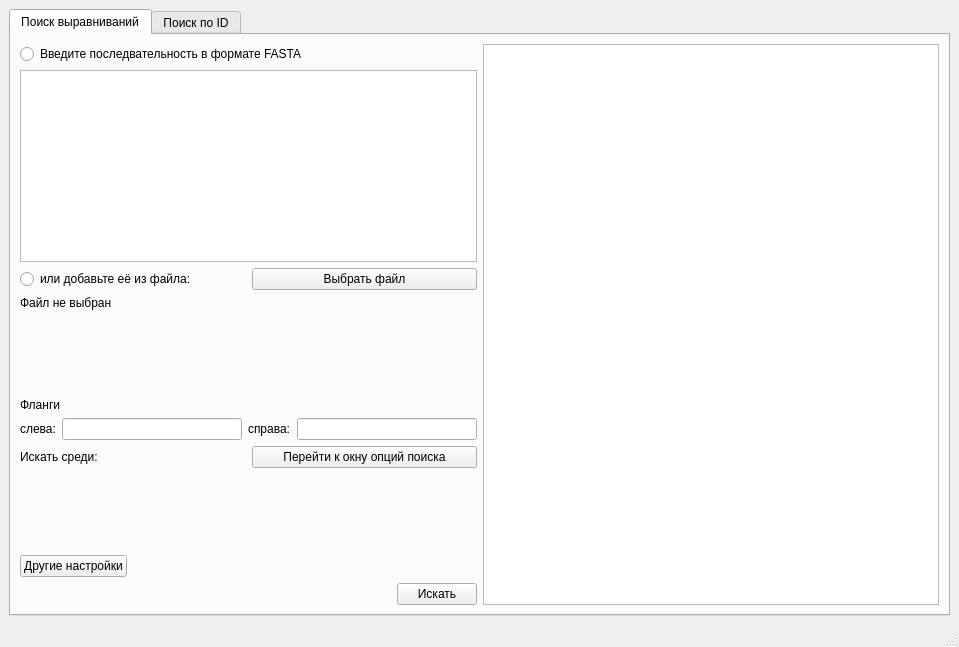
<?xml version="1.0" encoding="UTF-8"?>
<ui version="4.0">
 <class>MainWindow</class>
 <widget class="QMainWindow" name="MainWindow">
  <property name="geometry">
   <rect>
    <x>0</x>
    <y>0</y>
    <width>959</width>
    <height>647</height>
   </rect>
  </property>
  <property name="windowTitle">
   <string>BlastApp</string>
  </property>
  <widget class="QWidget" name="centralwidget">
   <layout class="QGridLayout" name="gridLayout">
    <item row="0" column="0">
     <widget class="QTabWidget" name="tabWidget">
      <property name="currentIndex">
       <number>0</number>
      </property>
      <widget class="QWidget" name="tab">
       <attribute name="title">
        <string>Поиск выравниваний</string>
       </attribute>
       <layout class="QHBoxLayout" name="horizontalLayout_7">
        <item>
         <layout class="QHBoxLayout" name="horizontalLayout_6">
          <item>
           <layout class="QVBoxLayout" name="verticalLayout">
            <item>
             <layout class="QVBoxLayout" name="verticalLayout_5">
              <item>
               <widget class="QRadioButton" name="inputRadioButton">
                <property name="text">
                 <string>Введите последвательность в формате FASTA</string>
                </property>
               </widget>
              </item>
              <item>
               <widget class="QTextEdit" name="inputField"/>
              </item>
              <item>
               <layout class="QVBoxLayout" name="verticalLayout_2">
                <item>
                 <layout class="QHBoxLayout" name="horizontalLayout">
                  <item>
                   <widget class="QRadioButton" name="fileRadioButton">
                    <property name="text">
                     <string>или добавьте её из файла:</string>
                    </property>
                   </widget>
                  </item>
                  <item>
                   <widget class="QPushButton" name="fileSelectionButton">
                    <property name="text">
                     <string>Выбрать файл</string>
                    </property>
                   </widget>
                  </item>
                 </layout>
                </item>
                <item>
                 <widget class="QLabel" name="fileNameLabel">
                  <property name="text">
                   <string>Файл не выбран</string>
                  </property>
                 </widget>
                </item>
               </layout>
              </item>
             </layout>
            </item>
            <item>
             <spacer name="verticalSpacer">
              <property name="orientation">
               <enum>Qt::Vertical</enum>
              </property>
              <property name="sizeHint" stdset="0">
               <size>
                <width>18</width>
                <height>28</height>
               </size>
              </property>
             </spacer>
            </item>
            <item>
             <layout class="QVBoxLayout" name="verticalLayout_4">
              <item>
               <widget class="QLabel" name="label">
                <property name="text">
                 <string>Фланги</string>
                </property>
               </widget>
              </item>
              <item>
               <layout class="QHBoxLayout" name="horizontalLayout_3">
                <item>
                 <widget class="QLabel" name="label_2">
                  <property name="text">
                   <string>слева:</string>
                  </property>
                 </widget>
                </item>
                <item>
                 <widget class="QLineEdit" name="leftIndentEdit"/>
                </item>
                <item>
                 <widget class="QLabel" name="label_3">
                  <property name="text">
                   <string>справа:</string>
                  </property>
                 </widget>
                </item>
                <item>
                 <widget class="QLineEdit" name="rightIndentEdit"/>
                </item>
               </layout>
              </item>
             </layout>
            </item>
            <item>
             <layout class="QHBoxLayout" name="horizontalLayout_2">
              <item>
               <widget class="QLabel" name="label_4">
                <property name="text">
                 <string>Искать среди:</string>
                </property>
               </widget>
              </item>
              <item>
               <widget class="QPushButton" name="filterButton">
                <property name="text">
                 <string>Перейти к окну опций поиска</string>
                </property>
               </widget>
              </item>
             </layout>
            </item>
            <item>
             <spacer name="verticalSpacer_2">
              <property name="orientation">
               <enum>Qt::Vertical</enum>
              </property>
              <property name="sizeHint" stdset="0">
               <size>
                <width>18</width>
                <height>28</height>
               </size>
              </property>
             </spacer>
            </item>
            <item>
             <layout class="QHBoxLayout" name="horizontalLayout_4">
              <item>
               <widget class="QPushButton" name="pushButton">
                <property name="text">
                 <string>Другие настройки</string>
                </property>
               </widget>
              </item>
              <item>
               <spacer name="horizontalSpacer">
                <property name="orientation">
                 <enum>Qt::Horizontal</enum>
                </property>
                <property name="sizeHint" stdset="0">
                 <size>
                  <width>40</width>
                  <height>20</height>
                 </size>
                </property>
               </spacer>
              </item>
             </layout>
            </item>
            <item>
             <layout class="QHBoxLayout" name="horizontalLayout_5">
              <item>
               <spacer name="horizontalSpacer_2">
                <property name="orientation">
                 <enum>Qt::Horizontal</enum>
                </property>
                <property name="sizeHint" stdset="0">
                 <size>
                  <width>40</width>
                  <height>20</height>
                 </size>
                </property>
               </spacer>
              </item>
              <item>
               <widget class="QPushButton" name="searchButton">
                <property name="text">
                 <string>Искать</string>
                </property>
               </widget>
              </item>
             </layout>
            </item>
           </layout>
          </item>
          <item>
           <widget class="QListWidget" name="listWidget"/>
          </item>
         </layout>
        </item>
       </layout>
      </widget>
      <widget class="QWidget" name="tab_2">
       <attribute name="title">
        <string>Поиск по ID</string>
       </attribute>
      </widget>
     </widget>
    </item>
   </layout>
  </widget>
  <widget class="QMenuBar" name="menubar">
   <property name="geometry">
    <rect>
     <x>0</x>
     <y>0</y>
     <width>959</width>
     <height>22</height>
    </rect>
   </property>
  </widget>
  <widget class="QStatusBar" name="statusbar"/>
 </widget>
 <resources/>
 <connections/>
</ui>
